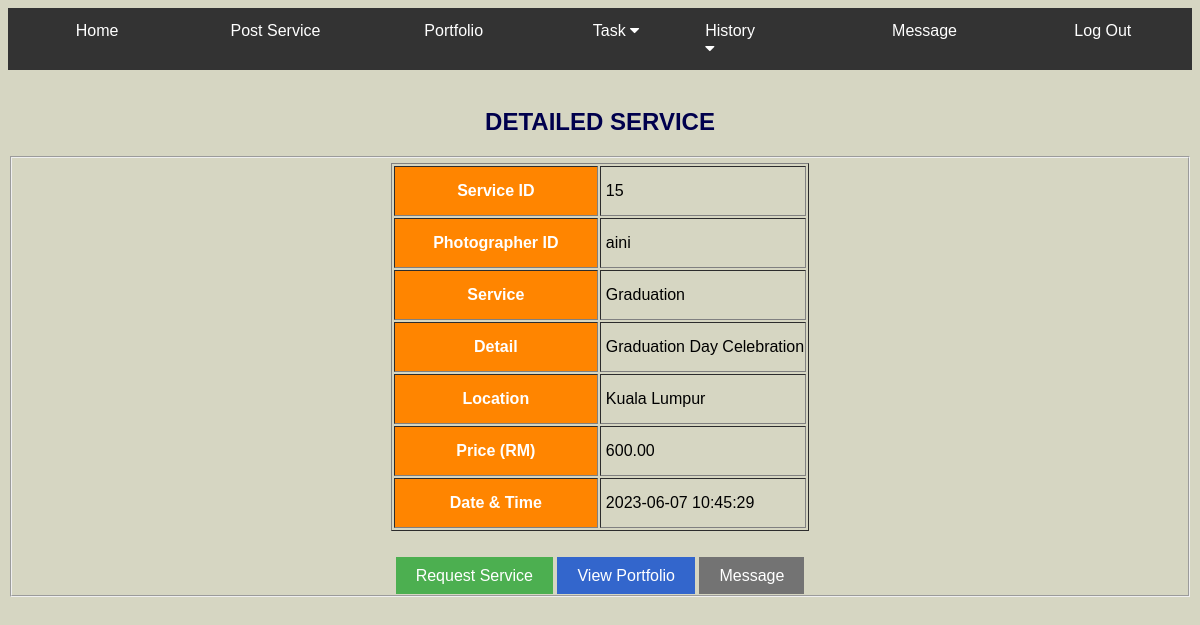
/service.php?serviceID=15 (signed in), run on the app's committed database.
### tables this page shows
CREATE TABLE `serviceadvertizing` (
  `serviceID` int(8) NOT NULL,
  `photographerID` varchar(20) NOT NULL,
  `service` varchar(30) NOT NULL,
  `detail` varchar(10000) NOT NULL,
  `location` varchar(30) NOT NULL,
  `price` decimal(10,2) NOT NULL,
  `date_time` datetime NOT NULL
);

### service.php (the view, shortened to what this page needs)
<?php
require('config.php');
 $serviceID = $_GET['serviceID'];
?>
<html>
<head>
</head>
<body bgcolor="#d6d6c2">
<br>
<center><h2 style="color: #00004d;">DETAILED SERVICE</h2>
<fieldset>
  <table width="auto" border="1"  class="imagetable">
  <?php
 $dataA = mysqli_query($conn, "SELECT * FROM serviceadvertizing WHERE serviceID='$serviceID'");
 $infoA = mysqli_fetch_array($dataA);
 ?>
<tr>
<td width="200" style="background-color: #FF8500; color: white; text-align: center; height: 50px;" ><b>Service ID </b></td>
  <td style="width: auto; padding-left: 5px; height: auto;"><?php echo $infoA['serviceID']; ?></td>
</tr>
<tr>
<td width="200" style="background-color: #FF8500; color: white; text-align: center; height: 50px;" ><b>Photographer ID </b></td>
<td style="width: auto; padding-left: 5px; height: auto;"><?php echo $infoA['photographerID']; ?></td>
</tr>
<tr>
<td width="200" style="background-color: #FF8500; color: white; text-align: center; height: 50px;" ><b>Service </b></td>
<td style="width: auto; padding-left: 5px; height: auto;"><?php echo $infoA['service']; ?></td>
</tr>
<tr>
<td width="200" style="background-color: #FF8500; color: white; text-align: center; height: 50px;" ><b>Detail </b></td>
<td style="width: auto; padding-left: 5px; height: auto;"><?php echo $infoA['detail']; ?></td>
</tr>
 <tr>
<td width="200" style="background-color: #FF8500; color: white; text-align: center; height: 50px;" ><b>Location </b></td>
<td style="width: auto; padding-left: 5px; height: auto;"><?php echo $infoA['location']; ?></td>
</tr>
 <tr>
<td width="200" style="background-color: #FF8500; color: white; text-align: center; height: 50px;" ><b>Price (RM) </b></td>
<td style="width: auto; padding-left: 5px; height: auto;"><?php echo $infoA['price']; ?></td>
</tr>
 <tr>
<td width="200" style="background-color: #FF8500; color: white; text-align: center; height: 50px;" ><b>Date & Time </b></td>
<td style="width: auto; padding-left: 5px; height: auto;"><?php echo $infoA['date_time']; ?></td>
</tr>
</table>
<br><br>
            <a href="request_service.php?service=<?php echo $infoA['serviceID'];?>" style="background-color: #4CAF50; color: white; padding: 10px 20px; text-decoration: none;">Request Service</a>
	    <a href="viewportfolio.php?photographerID=<?php echo $infoA['photographerID']; ?>" style="background-color: #3366cc; color: white; padding: 10px 20px; text-decoration: none;">View Portfolio</a>
		<a href="message.php?photographerID=<?php echo $infoA['photographerID']; ?>" style="background-color: #737373; color: white; padding: 10px 20px; text-decoration: none;">Message</a>
</fieldset>
</body>
</html>

### data on the page
serviceadvertizing: serviceID "15", photographerID "aini", service "Graduation", detail "Graduation Day Celebration", location "Kuala Lumpur", price "600.00", date_time "2023-06-07 10:45:29"
